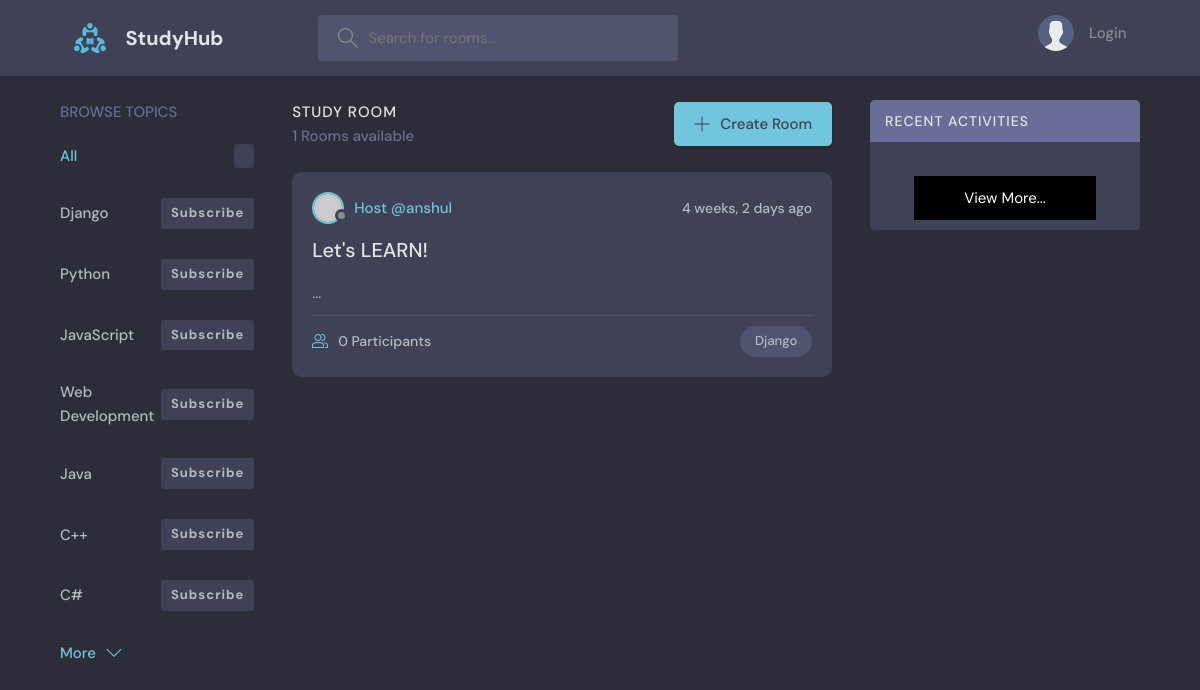
Screenshot of /?q=Django with the database file from the repository.
### base/models.py (models this page shows, shortened)
class Topic(models.Model):
    name = models.CharField(max_length=100)
    subscribe  = models.ManyToManyField(User, related_name='subscribe', blank=True)
    def __str__(self):
        return self.name

class Room(models.Model):
    host = models.ForeignKey(User , on_delete=models.SET_NULL , null=True)
    topic =models.ForeignKey(Topic , on_delete=models.SET_NULL , null=True )
    name = models.CharField(max_length=200)
    description = models.TextField(null=True , blank=True)
    participants = models.ManyToManyField(User , related_name='participants' ,blank=True)
    updated = models.DateTimeField(auto_now=True)
    created = models.DateTimeField(auto_now_add=True)
    class Meta:
        ordering = ['-updated' , '-created']

### base/views.py (the view)
# urls.py: path('' , views.home , name="home"),
def home(request):
    q = request.GET.get('q')
    if q is None:
        q = ''
    rooms = Room.objects.filter(
        Q(topic__name__icontains=q)|
        Q(name__icontains=q)|
        Q(description__icontains=q)
    )
    room_counts = rooms.count()
    room_messages = Message.objects.filter(room__name__icontains=q)[:10]
    context={'rooms':rooms , 'room_counts':room_counts , 'room_messages':room_messages}
    get_topics(request , context)
    return render(request, 'base/home.html' ,context )

### base/utils.py (called while the page is built)
def get_topics(request , context ,topics=None):
    all_topics = topics if topics else Topic.objects.all()[:7]
    topics = {}
    for tpc in all_topics:
        topics[tpc.id] = {'name':tpc ,'is_subscribed':False}
        if request.user.is_authenticated and tpc.subscribe.filter(id=request.user.id):
            topics[tpc.id]['is_subscribed'] = True
    context['topics']=topics

### base/templates/base/home.html (shortened to what this page needs)
{% extends 'main.html' %} {% block content %}
<main class="layout layout--3">
  <div class="container">
    {% include 'base/topics_component.html' %}
    <div class="roomList">
      <div class="roomList__header">
        <div>
          <h2>Study Room</h2>
          <p>{{room_counts}} Rooms available</p>
        </div>
        <a class="btn btn--main" href="{% url 'create-room' %}">
          <svg
            version="1.1"
            xmlns="http://www.w3.org/2000/svg"
            width="32"
            height="32"
            viewBox="0 0 32 32"
          >
            <title>add</title>
            <path
              d="M16.943 0.943h-1.885v14.115h-14.115v1.885h14.115v14.115h1.885v-14.115h14.115v-1.885h-14.115v-14.115z"
            ></path>
          </svg>
          Create Room
        </a>
      </div>
      {% include 'base/feed_component.html' %}
    </div>
    {% include 'base/activity_component.html' %}
  </div>
</main>
{% endblock content %}

### base/templates/base/topics_component.html (shortened to what this page needs)
<div class="topics">
  <div class="topics__header">
    <h2>Browse Topics</h2>
  </div>
  <ul class="topics__list">
    <li class="flex">
      <a href="{% url 'home' %}" class="active">All <span>{{topics.count}}</span></a>
    </li>
    {% for topic_id , topic_data in topics.items %}
      <li style="display: flex; justify-content: space-between; align-items: center;">
        <a href="{% url 'home' %}?q={{topic_data.name}}" style="text-decoration: none;">{{topic_data.name}} {{topic_data.room_set.all.count}}</a>
        <a  href="{% url 'subscribe-topic' topic_id %}" style="text-decoration: none;">
          <span>
            {% if topic_data.is_subscribed %}
              Unsubscribe
            {% else %}
              Subscribe
            {% endif %}
        </span></a>
      </li>
    {% endfor %}
  </ul>
  <a class="btn btn--link" href="{% url 'browse-topics' %}">
    More
    <svg
      version="1.1"
      xmlns="http://www.w3.org/2000/svg"
      width="32"
      height="32"
      viewBox="0 0 32 32"
    >
      <title>chevron-down</title>
      <path d="M16 21l-13-13h-3l16 16 16-16h-3l-13 13z"></path>
    </svg>
  </a>
</div>

### base/templates/base/feed_component.html (shortened to what this page needs)
{% for room in rooms %}
<div class="roomListRoom">
  <div class="roomListRoom__header">
    <a href="{% url 'user-profile' room.host.id %}" class="roomListRoom__author">
      <div class="avatar avatar--small">
        <img src="https://randomuser.me/api/portraits/women/11.jpg" />
      </div>
      <span>Host @{{room.host.username}}</span>
    </a>
    <div class="roomListRoom__actions">
      <span>{{room.created|timesince}} ago</span>
    </div>
  </div>
  <div class="roomListRoom__content">
    <a href="{% url 'room' room.id %}">{{room.name}}</a>
    <p>
      {{room.description}}...
    </p>
  </div>
  <div class="roomListRoom__meta">
    <a href="{% url 'room' room.id %}" class="roomListRoom__joined">
      {{room.participants.all.count}} Participants
    </a>
    <p class="roomListRoom__topic">{{room.topic.name}}</p>
  </div>
</div>
{% endfor %}

### static/styles/style.css (style rules this page uses)
:root { --color-main: #71c6dd; --color-main-light: #e1f6fb; --color-dark: #3f4156; --color-dark-medium: #51546e; --color-dark-light: #696d97; --color-light: #e5e5e5; --color-gray: #8b8b8b; --color-light-gray: #b2bdbd; --color-bg: #2d2d39; --color-success: #5dd693; --color-error: #fc4b0b; }
* { font-family: "DM Sans", -apple-system, BlinkMacSystemFont, "Segoe UI", Roboto, Oxygen, Ubuntu, Cantarell, "Open Sans", "Helvetica Neue", sans-serif; margin: 0; padding: 0; box-sizing: border-box; text-rendering: optimizeLegibility; font-size: inherit; }
html { font-size: 56.25%; }
@media only screen and (min-width: 1200px) { html { font-size: 62.5%; } }
body { line-height: 1.6; font-weight: 400; font-size: 1.5rem; color: var(--color-light-gray); background-color: var(--color-bg); min-height: 100vh; }
img { width: 100%; }
a { display: inline-block; color: var(--color-main); text-decoration: none; }
.container { max-width: 120rem; width: 90%; margin: auto; }
.btn { background-color: transparent; border: none; display: inline-flex; align-items: center; gap: 1rem; cursor: pointer; transition: all ease-in-out 0.3s; padding: 1rem 2rem; border-radius: 5px; box-shadow: 1px 1px 3px 1px rgba(0, 0, 0, 0.15); font-weight: 500; }
.btn--link { border-radius: 0; padding: 0; color: var(--color-main); box-shadow: none; }
.btn--main { background-color: var(--color-main); color: var(--color-dark); }
.btn > svg { fill: currentColor; width: 1.6rem; height: 1.6rem; }
.avatar { position: relative; display: inline-block; border-radius: 50%; border: 2px solid var(--color-main); }
.avatar img { display: block; border-radius: 50%; object-fit: cover; object-position: center; }
.avatar::after { content: ""; display: block; position: absolute; background-color: var(--color-gray); z-index: 111; border-radius: 50%; border: 0.3rem solid var(--color-dark); }
.avatar.avatar--small img { width: 2.8rem; height: 2.8rem; }
.avatar.avatar--small:after { width: 0.7rem; height: 0.7rem; bottom: 0px; right: -6px; }
.layout { margin-top: 2.4rem; }
.layout > .container { display: flex; justify-content: space-between; align-items: flex-start; }
.layout--3 > .container > div:first-child { flex-basis: 18%; max-width: 22.5rem; }
.layout--3 > .container > div:nth-child(2) { flex-basis: 50%; }
.topics__header { margin-bottom: 2rem; }
.topics__header h2 { text-transform: uppercase; font-weight: 500; color: var(--color-dark-light); }
.topics__list { list-style: none; }
.topics__list li a { display: flex; justify-content: space-between; margin-bottom: 3rem; font-weight: 500; color: var(--color-light-gray); transition: all 0.3s ease-in-out; }
.topics__list li a.active, .topics__list li a:hover { color: var(--color-main); }
.topics__list li a span { padding: 0.5rem 1rem; background-color: var(--color-dark); border-radius: 3px; font-size: 1.3rem; font-weight: 700; letter-spacing: 1px; }
.roomList__header { display: flex; justify-content: space-between; align-items: center; margin-bottom: 2.4rem; }
.roomList__header h2 { text-transform: uppercase; font-weight: 500; color: var(--color-light); letter-spacing: 1px; }
.roomList__header p { font-weight: 500; color: var(--color-dark-light); }
.roomListRoom { margin-bottom: 2.4rem; background-color: var(--color-dark); border-radius: 1rem; padding: 2rem; }
.roomListRoom__header { display: flex; justify-content: space-between; align-items: center; }
.roomListRoom__author { font-weight: 500; display: flex; align-items: center; gap: 1rem; }
.roomListRoom__actions { display: flex; align-items: flex-start; gap: 1rem; position: relative; }
.roomListRoom__actions span { font-size: 1.4rem; font-weight: 500; }
.roomListRoom__content { margin: 1rem 0; }
.roomListRoom__content a { font-size: 2rem; font-weight: 500; margin-bottom: 1.5rem; color: var(--color-light); transition: all 0.3s ease-in-out; }
.roomListRoom__meta { border-top: 1px solid var(--color-dark-medium); padding-top: 1rem; display: flex; align-items: center; justify-content: space-between; }
.roomListRoom__joined { color: var(--color-light-gray); display: flex; align-items: center; gap: 1rem; font-size: 1.4rem; font-weight: 500; }
.roomListRoom__joined svg { fill: var(--color-main); width: 1.6rem; height: 1.6rem; }
.roomListRoom__topic { padding: 5px 1.5rem; background-color: var(--color-dark-medium); border-radius: 5rem; font-weight: 500; font-size: 1.3rem; }

### rows the page displays
Topic: name "Django"
Topic: name "Python"
Topic: name "JavaScript"
Topic: name "Web Development"
Topic: name "Java"
Topic: name "C++"
Topic: name "C#"
Room: host.username "anshul", created "4 weeks, 2 days", name "Let's LEARN!", participants.all.count "0", topic.name "Django"

### other values shown
{{ room_counts }} "1"
